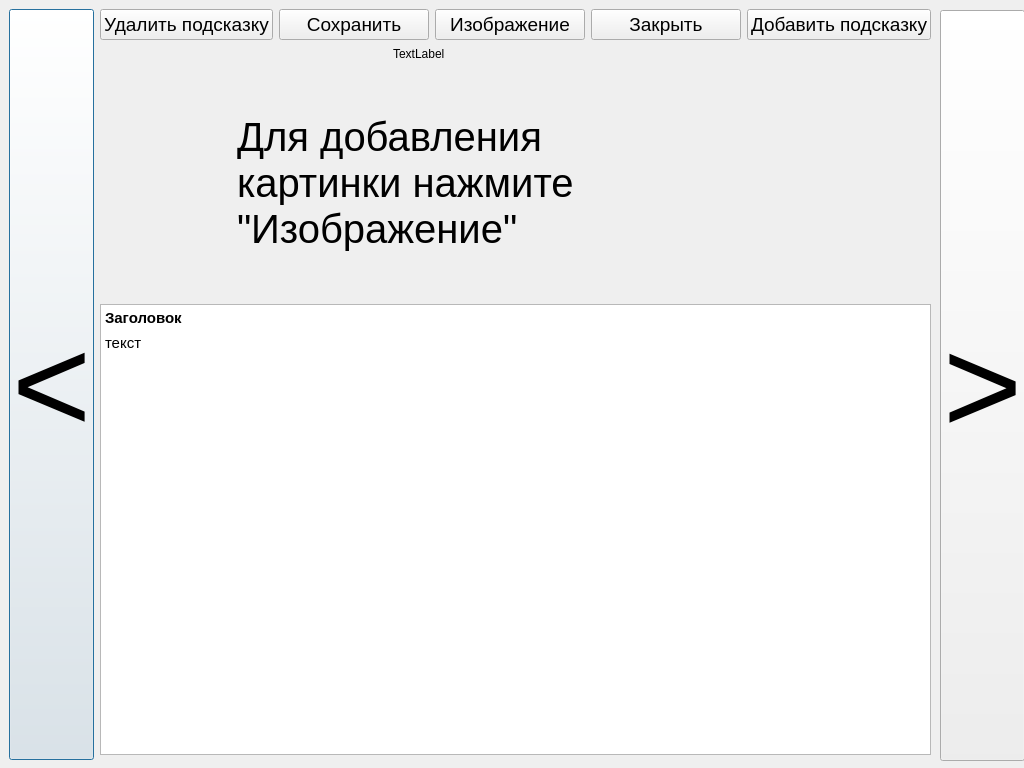
<?xml version="1.0" encoding="UTF-8"?>
<ui version="4.0">
 <class>Dialog</class>
 <widget class="QDialog" name="Dialog">
  <property name="geometry">
   <rect>
    <x>0</x>
    <y>0</y>
    <width>1024</width>
    <height>768</height>
   </rect>
  </property>
  <property name="windowTitle">
   <string>Dialog</string>
  </property>
  <widget class="QPushButton" name="btnPreviousHint">
   <property name="geometry">
    <rect>
     <x>9</x>
     <y>9</y>
     <width>85</width>
     <height>751</height>
    </rect>
   </property>
   <property name="sizePolicy">
    <sizepolicy hsizetype="Minimum" vsizetype="Minimum">
     <horstretch>0</horstretch>
     <verstretch>0</verstretch>
    </sizepolicy>
   </property>
   <property name="font">
    <font>
     <pointsize>102</pointsize>
    </font>
   </property>
   <property name="text">
    <string>&lt;</string>
   </property>
  </widget>
  <widget class="QTextEdit" name="textEdit">
   <property name="geometry">
    <rect>
     <x>100</x>
     <y>304</y>
     <width>831</width>
     <height>451</height>
    </rect>
   </property>
   <property name="html">
    <string notr="true">&lt;!DOCTYPE HTML PUBLIC &quot;-//W3C//DTD HTML 4.0//EN&quot; &quot;http://www.w3.org/TR/REC-html40/strict.dtd&quot;&gt;
&lt;html&gt;&lt;head&gt;&lt;meta name=&quot;qrichtext&quot; content=&quot;1&quot; /&gt;&lt;style type=&quot;text/css&quot;&gt;
p, li { white-space: pre-wrap; }
&lt;/style&gt;&lt;/head&gt;&lt;body style=&quot; font-family:'Ubuntu'; font-size:11pt; font-weight:400; font-style:normal;&quot;&gt;
&lt;p style=&quot; margin-top:7px; margin-bottom:7px; margin-left:0px; margin-right:0px; -qt-block-indent:0; text-indent:0px;&quot;&gt;&lt;span style=&quot; font-weight:600;&quot;&gt;Заголовок&lt;/span&gt;&lt;/p&gt;
&lt;p style=&quot; margin-top:7px; margin-bottom:7px; margin-left:0px; margin-right:0px; -qt-block-indent:0; text-indent:0px;&quot;&gt;текст&lt;/p&gt;&lt;/body&gt;&lt;/html&gt;</string>
   </property>
   <property name="placeholderText">
    <string notr="true"/>
   </property>
  </widget>
  <widget class="QLabel" name="lblImage">
   <property name="geometry">
    <rect>
     <x>393</x>
     <y>45</y>
     <width>67</width>
     <height>17</height>
    </rect>
   </property>
   <property name="text">
    <string>TextLabel</string>
   </property>
  </widget>
  <widget class="QPushButton" name="btnNextHint">
   <property name="geometry">
    <rect>
     <x>940</x>
     <y>10</y>
     <width>85</width>
     <height>751</height>
    </rect>
   </property>
   <property name="sizePolicy">
    <sizepolicy hsizetype="Minimum" vsizetype="Minimum">
     <horstretch>0</horstretch>
     <verstretch>0</verstretch>
    </sizepolicy>
   </property>
   <property name="font">
    <font>
     <pointsize>102</pointsize>
    </font>
   </property>
   <property name="text">
    <string>&gt;</string>
   </property>
  </widget>
  <widget class="QLabel" name="label">
   <property name="geometry">
    <rect>
     <x>237</x>
     <y>68</y>
     <width>451</width>
     <height>230</height>
    </rect>
   </property>
   <property name="font">
    <font>
     <pointsize>30</pointsize>
    </font>
   </property>
   <property name="text">
    <string>Для добавления картинки нажмите &quot;Изображение&quot;</string>
   </property>
   <property name="wordWrap">
    <bool>true</bool>
   </property>
  </widget>
  <widget class="QWidget" name="">
   <property name="geometry">
    <rect>
     <x>100</x>
     <y>9</y>
     <width>831</width>
     <height>32</height>
    </rect>
   </property>
   <layout class="QHBoxLayout" name="horizontalLayout">
    <item>
     <widget class="QPushButton" name="btnDeleteHint">
      <property name="font">
       <font>
        <pointsize>14</pointsize>
       </font>
      </property>
      <property name="text">
       <string>Удалить подсказку</string>
      </property>
     </widget>
    </item>
    <item>
     <widget class="QPushButton" name="btnSave">
      <property name="font">
       <font>
        <pointsize>14</pointsize>
       </font>
      </property>
      <property name="text">
       <string>Сохранить</string>
      </property>
     </widget>
    </item>
    <item>
     <widget class="QPushButton" name="btnLoadImage">
      <property name="font">
       <font>
        <pointsize>14</pointsize>
       </font>
      </property>
      <property name="text">
       <string>Изображение</string>
      </property>
     </widget>
    </item>
    <item>
     <widget class="QPushButton" name="btnClose">
      <property name="font">
       <font>
        <pointsize>14</pointsize>
       </font>
      </property>
      <property name="text">
       <string>Закрыть</string>
      </property>
     </widget>
    </item>
    <item>
     <widget class="QPushButton" name="btnAddHint">
      <property name="font">
       <font>
        <pointsize>14</pointsize>
       </font>
      </property>
      <property name="text">
       <string>Добавить подсказку</string>
      </property>
     </widget>
    </item>
   </layout>
  </widget>
 </widget>
 <resources/>
 <connections/>
</ui>
